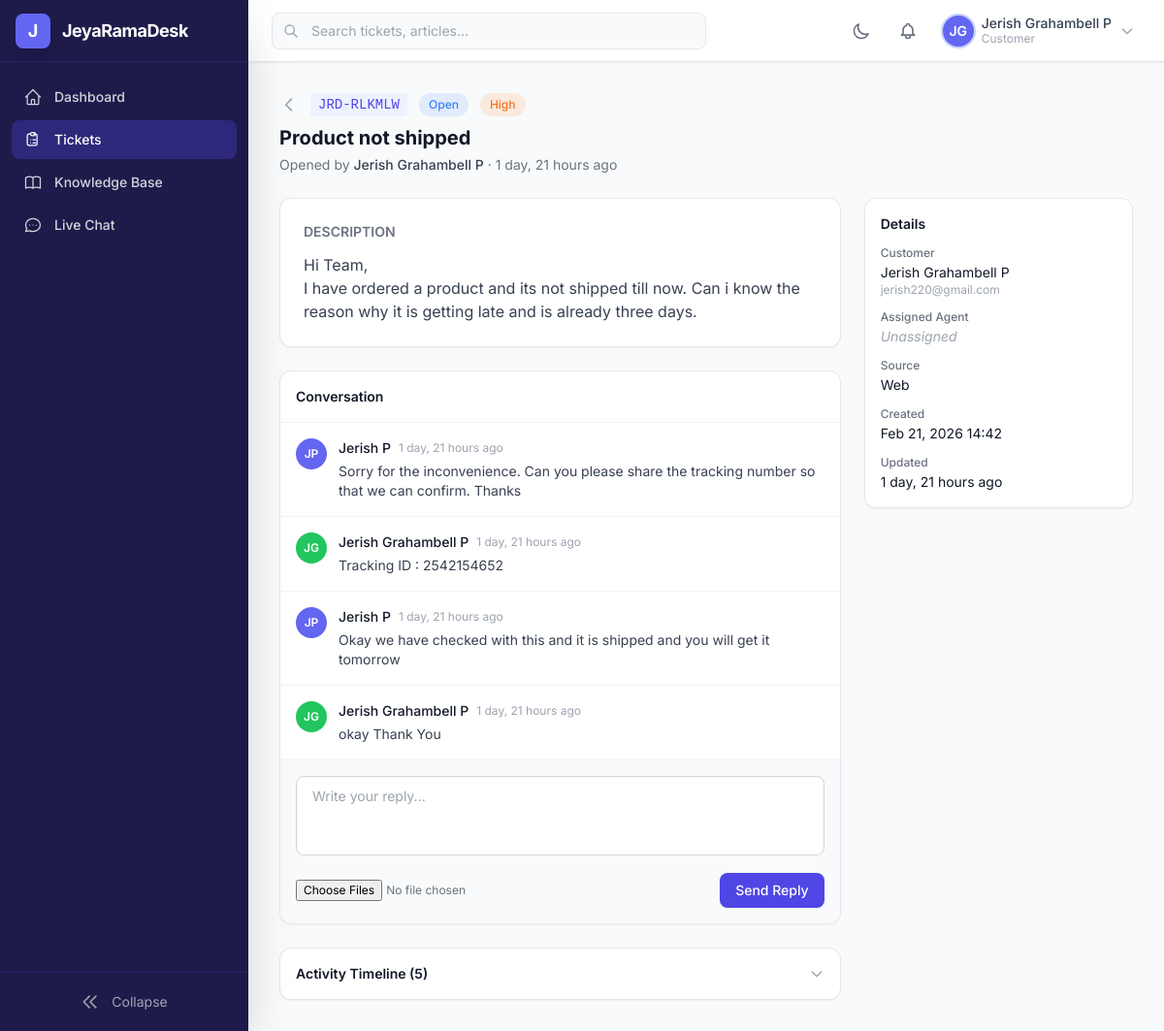
Page /desk/tickets/JRD-RLKMLW/ (signed in) on the earlier database version.
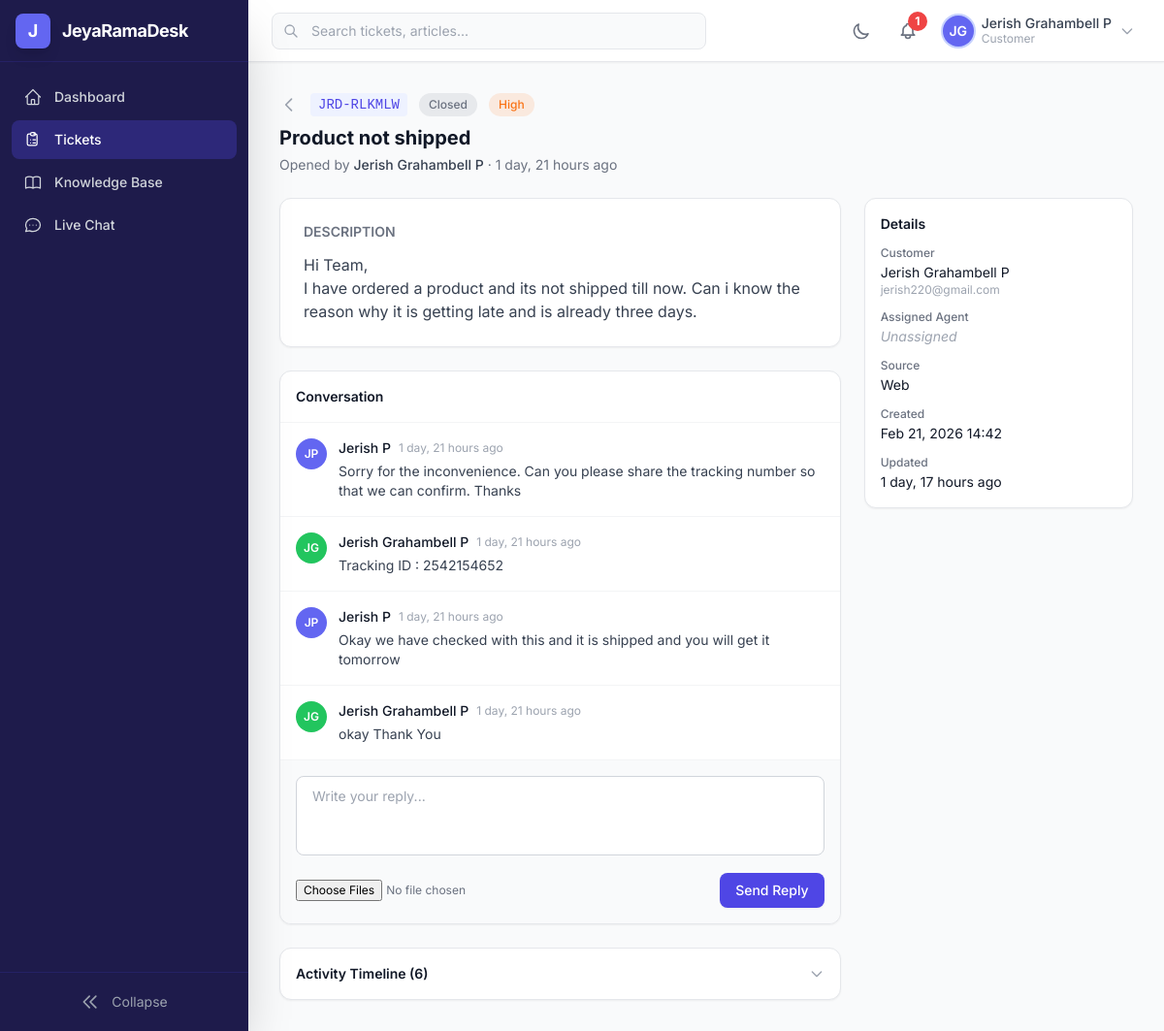
Same page on the later database version.
### tickets/models.py (models this page shows, shortened)
class Ticket(models.Model):
    class Priority(models.TextChoices):
        LOW = 'low', 'Low'
        MEDIUM = 'medium', 'Medium'
        HIGH = 'high', 'High'
        URGENT = 'urgent', 'Urgent'
    class Status(models.TextChoices):
        OPEN = 'open', 'Open'
        IN_PROGRESS = 'in_progress', 'In Progress'
        PENDING = 'pending', 'Pending'
        RESOLVED = 'resolved', 'Resolved'
        CLOSED = 'closed', 'Closed'
    id = models.BigAutoField(primary_key=True)
    ticket_id = models.CharField(
        max_length=20, unique=True, default=generate_ticket_id,
        db_index=True, editable=False,
    )
    title = models.CharField(max_length=300)
    description = models.TextField(help_text='Rich text description of the issue')
    category = models.ForeignKey(
        Category, on_delete=models.SET_NULL, null=True, blank=True,
        related_name='tickets', db_index=True,
    )
    priority = models.CharField(
        max_length=10, choices=Priority.choices,
        default=Priority.MEDIUM, db_index=True,
    )
    status = models.CharField(
        max_length=15, choices=Status.choices,
        default=Status.OPEN, db_index=True,
    )
    tags = models.ManyToManyField(Tag, blank=True, related_name='tickets')
    customer = models.ForeignKey(
        settings.AUTH_USER_MODEL, on_delete=models.CASCADE,
        related_name='submitted_tickets', db_index=True,
    )
    assigned_agent = models.ForeignKey(
        settings.AUTH_USER_MODEL, on_delete=models.SET_NULL,
        null=True, blank=True, related_name='assigned_tickets',
        db_index=True,
    )
    sla_policy = models.ForeignKey(
        'sla.SLAPolicy', on_delete=models.SET_NULL,
        null=True, blank=True, related_name='tickets',
    )
    sla_response_deadline = models.DateTimeField(null=True, blank=True, db_index=True)
    sla_resolution_deadline = models.DateTimeField(null=True, blank=True, db_index=True)
    sla_response_met = models.BooleanField(null=True, blank=True)
    sla_resolution_met = models.BooleanField(null=True, blank=True)
    first_response_at = models.DateTimeField(null=True, blank=True)
    resolved_at = models.DateTimeField(null=True, blank=True)
    due_date = models.DateTimeField(null=True, blank=True)
    source = models.CharField(
        max_length=20, default='web',
        choices=[('web', 'Web'), ('email', 'Email'), ('api', 'API'), ('phone', 'Phone')],
    )
    is_escalated = models.BooleanField(default=False, db_index=True)
    escalation_level = models.PositiveSmallIntegerField(default=0)
    csat_rating = models.PositiveSmallIntegerField(
        null=True, blank=True,
        help_text='Customer satisfaction 1-5',
    )
    csat_feedback = models.TextField(blank=True, default='')
    created_at = models.DateTimeField(auto_now_add=True, db_index=True)
    updated_at = models.DateTimeField(auto_now=True)
    class Meta:
        db_table = 'jrd_tickets'
        ordering = ['-created_at']
        indexes = [
            models.Index(fields=['status', 'priority'], name='idx_ticket_status_prio'),
            models.Index(fields=['customer', 'status'], name='idx_ticket_cust_status'),
            models.Index(fields=['assigned_agent', 'status'], name='idx_ticket_agent_status'),
            models.Index(fields=['category', 'status'], name='idx_ticket_cat_status'),
            models.Index(fields=['created_at', 'status'], name='idx_ticket_created_status'),
            models.Index(fields=['sla_response_deadline'], name='idx_ticket_sla_resp'),
            models.Index(fields=['sla_resolution_deadline'], name='idx_ticket_sla_resol'),
            models.Index(fields=['is_escalated', 'status'], name='idx_ticket_escalated'),
        ]
    @property
    def priority_color(self):
        return {
            'low': '#10b981', 'medium': '#f59e0b',
            'high': '#f97316', 'urgent': '#ef4444',
        }.get(self.priority, '#6b7280')
    @property
    def status_color(self):
        return {
            'open': '#3b82f6', 'in_progress': '#8b5cf6',
            'pending': '#f59e0b', 'resolved': '#10b981',
            'closed': '#6b7280',
        }.get(self.status, '#6b7280')

### accounts/models.py (models this page shows, shortened)
class User(AbstractBaseUser, PermissionsMixin):
    class Role(models.TextChoices):
        SUPERADMIN = 'superadmin', 'Super Admin'
        MANAGER = 'manager', 'Manager'
        AGENT = 'agent', 'Agent'
        CUSTOMER = 'customer', 'Customer'
    id = models.UUIDField(primary_key=True, default=uuid.uuid4, editable=False)
    email = models.EmailField('Email Address', unique=True, db_index=True)
    first_name = models.CharField('First Name', max_length=150)
    last_name = models.CharField('Last Name', max_length=150)
    phone = models.CharField('Phone Number', max_length=20, blank=True, default='')
    address = models.TextField('Address', blank=True, default='')
    avatar = models.ImageField(
        'Profile Picture',
        upload_to='avatars/%Y/%m/',
        blank=True,
        null=True,
    )
    role = models.CharField(
        'Role',
        max_length=20,
        choices=Role.choices,
        default=Role.CUSTOMER,
        db_index=True,
    )
    department = models.CharField(max_length=100, blank=True, default='')
    job_title = models.CharField(max_length=100, blank=True, default='')
    is_active = models.BooleanField('Active', default=True, db_index=True)
    is_staff = models.BooleanField('Staff Status', default=False)
    is_online = models.BooleanField('Online', default=False)
    is_profile_completed = models.BooleanField('Profile Completed', default=False)
    date_joined = models.DateTimeField('Date Joined', default=timezone.now)
    last_login = models.DateTimeField('Last Login', blank=True, null=True)
    updated_at = models.DateTimeField('Updated At', auto_now=True)
    timezone_pref = models.CharField(
        'Timezone', max_length=50, default='UTC',
    )
    email_notifications = models.BooleanField(default=True)
    dark_mode = models.BooleanField(default=False)
    objects = UserManager()
    USERNAME_FIELD = 'email'
    REQUIRED_FIELDS = ['first_name', 'last_name']
    class Meta:
        db_table = 'jrd_users'
        verbose_name = 'User'
        verbose_name_plural = 'Users'
        ordering = ['-date_joined']
        indexes = [
            models.Index(fields=['role', 'is_active'], name='idx_user_role_active'),
            models.Index(fields=['email'], name='idx_user_email'),
            models.Index(fields=['date_joined'], name='idx_user_joined'),
        ]
    @property
    def full_name(self):
        return f'{self.first_name} {self.last_name}'.strip()
    @property
    def initials(self):
        return f'{self.first_name[:1]}{self.last_name[:1]}'.upper()
    @property
    def is_customer(self):
        return self.role == self.Role.CUSTOMER
    @property
    def is_staff_member(self):
        return self.role in (self.Role.SUPERADMIN, self.Role.MANAGER, self.Role.AGENT)

### tickets/views.py (the view)
# urls.py: path('<str:ticket_id>/', views.ticket_detail_view, name='detail'),
@login_required
def ticket_detail_view(request, ticket_id):
    ticket = get_object_or_404(
        Ticket.objects.select_related('customer', 'assigned_agent', 'category', 'sla_policy'),
        ticket_id=ticket_id,
    )
    if request.user.is_customer and ticket.customer != request.user:
        messages.error(request, 'Access denied.')
        return redirect('tickets:list')
    comments = ticket.comments.select_related('author').all()
    if request.user.is_customer:
        comments = comments.exclude(comment_type='internal_note')
    activities = ticket.activities.select_related('actor').all()[:50]
    attachments = ticket.attachments.select_related('uploaded_by').all()
    agents = User.objects.filter(
        role__in=['agent', 'manager', 'superadmin'],
        is_active=True,
    ).order_by('first_name') if request.user.is_staff_member else []
    context = {
        'ticket': ticket,
        'comments': comments,
        'activities': activities,
        'attachments': attachments,
        'agents': agents,
        'categories': Category.objects.filter(is_active=True),
        'tags': Tag.objects.all(),
        'status_choices': Ticket.Status.choices,
        'priority_choices': Ticket.Priority.choices,
    }
    return render(request, 'tickets/ticket_detail.html', context)

### templates/tickets/ticket_detail.html (shortened to what the changed rows need)
{% extends "base.html" %}
{% load humanize %}
{% block content %}
<div class="space-y-6">
    <div class="flex flex-col lg:flex-row lg:items-start lg:justify-between gap-4">
        <div>
            <div class="flex items-center space-x-3 mb-2">
                <a href="{% url 'tickets:list' %}" class="text-gray-400 hover:text-gray-600 dark:hover:text-gray-300">
                    <svg class="w-5 h-5" fill="none" stroke="currentColor" viewBox="0 0 24 24">
                        <path stroke-linecap="round" stroke-linejoin="round" stroke-width="2" d="M15 19l-7-7 7-7"/>
                    </svg>
                </a>
                <span class="text-sm font-mono text-primary-600 dark:text-primary-400 bg-primary-50 dark:bg-primary-900/30 px-2 py-0.5 rounded">{{ ticket.ticket_id }}</span>
                <span class="inline-flex items-center px-2.5 py-1 rounded-full text-xs font-medium" style="background-color: {{ ticket.status_color }}20; color: {{ ticket.status_color }}">
                    {{ ticket.get_status_display }}
                </span>
                <span class="inline-flex items-center px-2.5 py-1 rounded-full text-xs font-medium" style="background-color: {{ ticket.priority_color }}20; color: {{ ticket.priority_color }}">
                    {{ ticket.get_priority_display }}
                </span>
            </div>
            <h1 class="text-xl font-bold text-gray-900 dark:text-white">{{ ticket.title }}</h1>
            <p class="text-sm text-gray-500 mt-1">
                Opened by <span class="font-medium text-gray-700 dark:text-gray-300">{{ ticket.customer.full_name }}</span>
                · {{ ticket.created_at|naturaltime }}
            </p>
        </div>
    </div>
    <div class="grid grid-cols-1 lg:grid-cols-3 gap-6">
        <div class="lg:col-span-2 space-y-6">
            <div class="bg-white dark:bg-gray-800 rounded-xl shadow-sm border border-gray-200 dark:border-gray-700 p-6">
                <h2 class="text-sm font-semibold text-gray-500 uppercase mb-3">Description</h2>
                <div class="prose prose-sm dark:prose-invert max-w-none text-gray-700 dark:text-gray-300">
                    {{ ticket.description|linebreaksbr }}
                </div>
            </div>
            <div class="bg-white dark:bg-gray-800 rounded-xl shadow-sm border border-gray-200 dark:border-gray-700">
                <div class="p-4 border-b border-gray-100 dark:border-gray-700">
                    <h2 class="text-sm font-semibold text-gray-900 dark:text-white">Conversation</h2>
                </div>
            </div>
            <div class="bg-white dark:bg-gray-800 rounded-xl shadow-sm border border-gray-200 dark:border-gray-700" x-data="{ showTimeline: false }">
                <button @click="showTimeline = !showTimeline" class="w-full p-4 flex items-center justify-between text-sm font-semibold text-gray-900 dark:text-white hover:bg-gray-50 dark:hover:bg-gray-700/50 rounded-xl transition-colors">
                    <span>Activity Timeline ({{ activities|length }})</span>
                    <svg :class="{ 'rotate-180': showTimeline }" class="w-4 h-4 transition-transform text-gray-400" fill="none" stroke="currentColor" viewBox="0 0 24 24">
                        <path stroke-linecap="round" stroke-linejoin="round" stroke-width="2" d="M19 9l-7 7-7-7"/>
                    </svg>
                </button>
            </div>
        </div>
        <div class="space-y-4">
            <div class="bg-white dark:bg-gray-800 rounded-xl shadow-sm border border-gray-200 dark:border-gray-700 p-4">
                <dl class="space-y-3">
                    <div>
                        <dt class="text-xs font-medium text-gray-500">Customer</dt>
                        <dd class="text-sm text-gray-900 dark:text-white mt-0.5">{{ ticket.customer.full_name }}</dd>
                        <dd class="text-xs text-gray-400">{{ ticket.customer.email }}</dd>
                    </div>
                    <div>
                        <dt class="text-xs font-medium text-gray-500">Source</dt>
                        <dd class="text-sm text-gray-900 dark:text-white mt-0.5 capitalize">{{ ticket.source }}</dd>
                    </div>
                    <div>
                        <dt class="text-xs font-medium text-gray-500">Created</dt>
                        <dd class="text-sm text-gray-900 dark:text-white mt-0.5">{{ ticket.created_at|date:"M d, Y H:i" }}</dd>
                    </div>
                    <div>
                        <dt class="text-xs font-medium text-gray-500">Updated</dt>
                        <dd class="text-sm text-gray-900 dark:text-white mt-0.5">{{ ticket.updated_at|naturaltime }}</dd>
                    </div>
                </dl>
            </div>
        </div>
    </div>
</div>
{% endblock %}

### templates/includes/topbar.html (shortened to what this page needs)
<header class="h-16 bg-white dark:bg-gray-800 border-b border-gray-200 dark:border-gray-700 flex items-center px-4 md:px-6 shadow-sm z-30">
    <div class="hidden md:flex items-center flex-1 max-w-md">
        <div class="relative w-full">
            <div class="absolute inset-y-0 left-0 pl-3 flex items-center pointer-events-none">
            </div>
            <input type="text" placeholder="Search tickets, articles..."
                   class="w-full pl-10 pr-4 py-2 border border-gray-200 dark:border-gray-600 rounded-lg
                          bg-gray-50 dark:bg-gray-700 text-sm text-gray-900 dark:text-gray-100
                          focus:ring-2 focus:ring-primary-500 focus:border-transparent
                          placeholder-gray-400 transition-colors">
        </div>
    </div>
    <div class="flex items-center ml-auto space-x-3">
        <button @click="darkMode = !darkMode; localStorage.setItem('darkMode', darkMode)"
                class="p-2 rounded-lg text-gray-500 hover:bg-gray-100 dark:text-gray-400 dark:hover:bg-gray-700 transition-colors">
            <svg x-show="!darkMode" class="w-5 h-5" fill="none" stroke="currentColor" viewBox="0 0 24 24">
                <path stroke-linecap="round" stroke-linejoin="round" stroke-width="2"
                      d="M20.354 15.354A9 9 0 018.646 3.646 9.003 9.003 0 0012 21a9.003 9.003 0 008.354-5.646z"/>
            </svg>
        </button>
        <a href="{% url 'notifications:list' %}"
           class="relative p-2 rounded-lg text-gray-500 hover:bg-gray-100 dark:text-gray-400 dark:hover:bg-gray-700 transition-colors">
            {% if unread_notifications_count %}
            <span class="absolute -top-0.5 -right-0.5 w-5 h-5 bg-red-500 text-white text-xs font-bold rounded-full flex items-center justify-center">
                {{ unread_notifications_count }}
            </span>
            {% endif %}
        </a>
        <div x-data="{ profileOpen: false }" class="relative">
            <button @click="profileOpen = !profileOpen" @click.outside="profileOpen = false"
                    class="flex items-center space-x-2 p-1.5 rounded-lg hover:bg-gray-100 dark:hover:bg-gray-700 transition-colors">
                {% if user.avatar %}
                <img src="{{ user.avatar.url }}" alt="{{ user.full_name }}"
                     class="w-8 h-8 rounded-full object-cover ring-2 ring-primary-200">
                {% else %}
                <div class="w-8 h-8 rounded-full bg-primary-500 flex items-center justify-center text-white text-sm font-semibold ring-2 ring-primary-200">
                    {{ user.initials }}
                </div>
                {% endif %}
                <div class="hidden md:block text-left">
                    <p class="text-sm font-medium text-gray-700 dark:text-gray-200 leading-tight">{{ user.full_name }}</p>
                    <p class="text-xs text-gray-400 capitalize">{{ user.role }}</p>
                </div>
                <svg class="w-4 h-4 text-gray-400 hidden md:block" fill="none" stroke="currentColor" viewBox="0 0 24 24">
                    <path stroke-linecap="round" stroke-linejoin="round" stroke-width="2" d="M19 9l-7 7-7-7"/>
                </svg>
            </button>
        </div>
    </div>
</header>

Differences in the rows shown:
changed Ticket "Product not shipped": status "Open" → "Closed"; updated_at "1 day, 21 hours ago" → "1 day, 17 hours ago"
Other differences:
{{ unread_notifications_count }}: (not shown) → "1"
{{ activities|length }}: "5" → "6"
